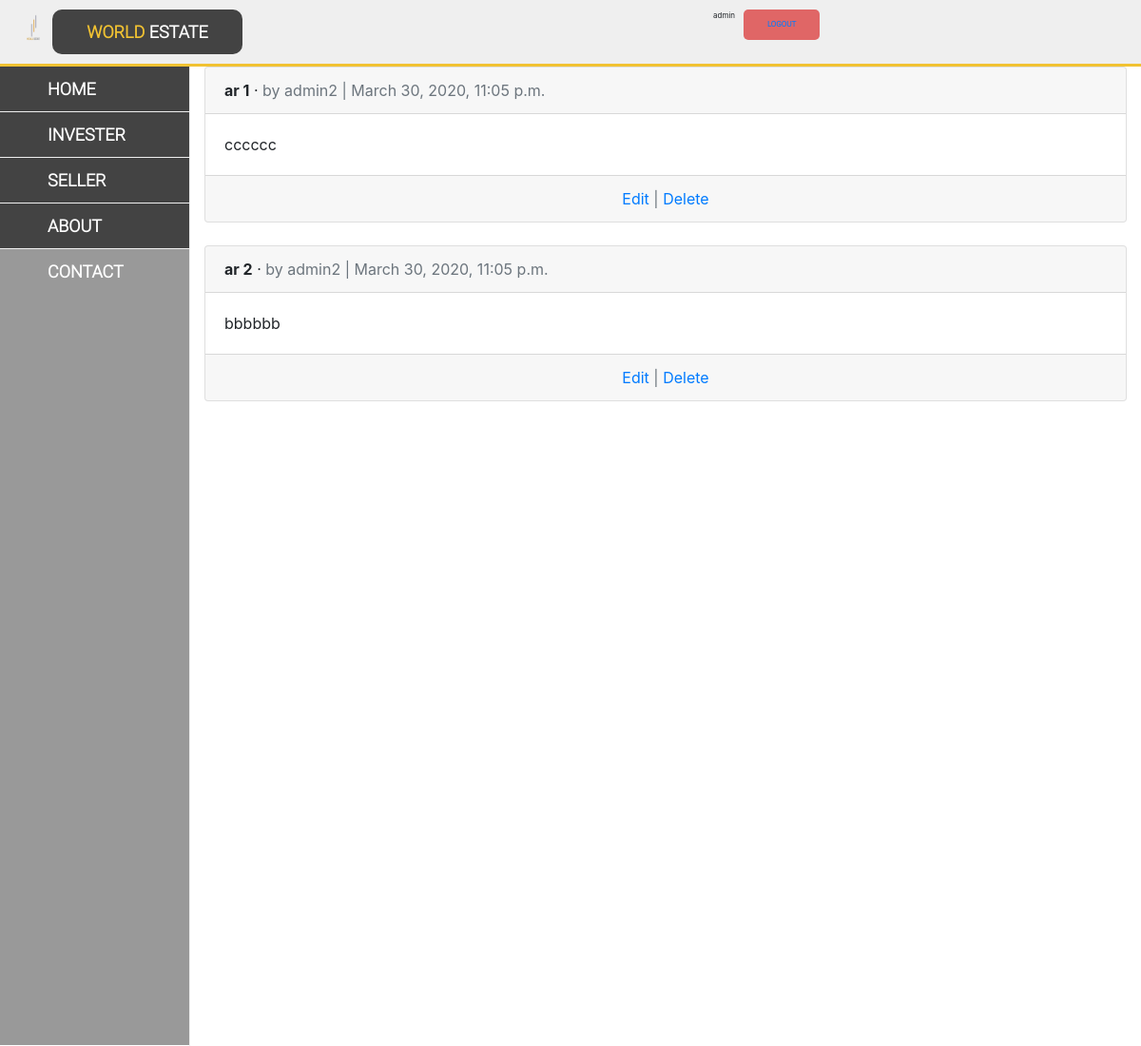
The page /articles/ (signed in) on the database its author committed.
### users/models.py (models this page shows)
class CustomUser(AbstractUser):
    nametitle = models.CharField(
        max_length=15,
        choices=[(tag.value, tag.name) for tag in NameTitleGroup.all()]
    )
    tel = models.CharField(max_length=10, null=True, blank=True, unique=True)
    idcard = models.CharField(max_length=13, null=True, blank=True, unique=True)
    def __str__(self):
        return self.username

### articles/models.py (models this page shows, shortened)
class Article(models.Model):
    title = models.CharField(max_length=255)
    body = models.TextField()
    date = models.DateTimeField(auto_now_add=True)
    author = models.ForeignKey(
        get_user_model(),
        on_delete=models.CASCADE,
    )

### articles/views.py (the view)
# urls.py: path('', ArticleListView.as_view(), name='article_list'),
class ArticleListView(LoginRequiredMixin, ListView): # new
    model = Article
    template_name = 'article_list.html'
    login_url = 'login' # new

### templates/article_list.html (shortened to what this page needs)
{% extends 'base.html' %}
{% block content %}
  {% for article in object_list %}
    <div class="card">
      <div class="card-header">
        <span class="font-weight-bold">{{ article.title }}</span> &middot;
        <span class="text-muted">by {{ article.author }} | {{ article.date }}</span>
      </div>
      <div class="card-body">
        {{ article.body }}
      </div>
      <div class="card-footer text-center text-muted">
        <a href="{% url 'article_edit' article.pk %}">Edit</a> |
        <a href="{% url 'article_delete' article.pk %}">Delete</a>
      </div>
    </div>
    <br />
  {% endfor %}
{% endblock content %}

### templates/navbar.html (shortened to what this page needs)
{% load static %}
<div class="container-grid">
    <div class="logo">
        <img src="{% static 'img/logo.png' %} " id="image_logo" width="40px" height="40px">
        <a href="#" id="logo_item">
            <span style="color: #f1c232ff;">
                WORLD
            </span>
            <span>
                ESTATE
            </span>
        </a>
    </div>
    <div class="user-topBar">
        <ul>
            <div class="A-TopBar">
                {% if user.is_authenticated %}
                <p>{{ user.username }}</p>
                <li>
                    <button id="A-TopBar3">
                       <a href="{% url 'logout' %}">Logout</a>
                    </button>
                </li>
            {% endif %}
        </ul>
    </div>
</div>
<div class="MenuAndContant">
    <div class="MenuAndContant-grid">
        <div class="MenuLeftNavbar" style="scrollbar-width: 20px;">
            <div id="Menu-Item">
                <div>
                    <a href="#" id="Menu_Left-item1">
                        <span>
                            HOME
                        </span>
                    </a>
                </div>
                <div>
                    <a href="#" id="Menu_Left-item">
                        <span>
                            INVESTER
                        </span>
                    </a>
                </div>
                <div>
                    <a href="#" id="Menu_Left-item">
                        <span>
                            SELLER
                        </span>
                    </a>
                </div>
                <div>
                    <a href="#" id="Menu_Left-item">
                        <span>
                            ABOUT
                        </span>
                    </a>
                </div>
            </div>
            <div class="Menu-Item-CONTACT">
                <div>
                    <a href="#" id="Menu-Item-CONTACT1">
                        <span>
                            CONTACT
                        </span>
                    </a>
                </div>
            </div>
        </div>

### pages/static/css/slyleContant.css (style rules this page uses)
* { margin: 0px; padding: 0px; box-sizing: border-box; }
.MenuAndContant { width: 100%; margin: 0 auto; }
.MenuAndContant-grid { display: grid; grid-template-columns: 200px 1fr; }
.MenuLeftNavbar { border: none; border-right: 1px solid #efefefff; }
#Menu_Left-item1 { position: relative; display: block; color: white; font-size: 18px; font-weight: bold; text-decoration: none; background-color: #434343ff; border-bottom: 1px solid #efefefff; padding: 10px 50px; font-family: "system"; }
#Menu_Left-item { position: relative; display: block; color: white; font-size: 18px; font-weight: bold; text-decoration: none; background-color: #434343ff; border-bottom: 1px solid #efefefff; padding: 10px 50px; font-family: "system"; }
#Menu-Item-CONTACT1 { position: relative; display: block; color: white; font-size: 18px; font-weight: bold; text-decoration: none; background-color: #999999ff; border-bottom: 1px solid white; padding: 10px 50px; font-family: "system"; padding-bottom: 800px; }

### pages/static/css/slyleTopBarUser.css (style rules this page uses)
* { margin: 0px; padding: 0px; box-sizing: border-box; }
.container-grid { display: grid; grid-template-columns: 1fr 1fr; grid-gap: 300px; background-color: #efefefff; border-bottom: 3px solid #f1c232ff; }
.logo { font-size: 28px; font-family: "system"; margin: 10px 15px; padding-right: 180px; box-sizing: border-box; display: grid; grid-template-columns: 40px 1fr; }
#image_logo { display: block; float: left; }
#logo_item { position: relative; display: block; color: white; font-size: 18px; text-decoration: none; background-color: #434343ff; padding: 10px 10px; font-family: "system"; font-weight: bold; text-align: center; border-radius: 10px; }
.user-topBar ul { display: grid; grid-template-columns: repeat(5, 1fr); justify-items: center; }
.user-topBar li { list-style: none; }
#A-TopBar3 { display: block; background-color: #e06666ff; margin-left: auto; margin-right: auto; box-sizing: border-box; text-align: center; text-decoration: none; text-transform: uppercase; font-family: "system"; cursor: pointer; border: none; padding-top: 10px; padding-bottom: 10px; border-radius: 5px; width: 80px; color: #ffffff; font-weight: bolder; }
.A-TopBar { display: grid; grid-template-columns: repeat(3, 1fr); grid-gap: 9px; margin-top: 10px; font-size: 8px; }

### rows shown on the page
CustomUser: username "admin"
Article: title "ar 1", author "admin2", date "March 30, 2020, 11:05 p.m.", body "cccccc"
Article: title "ar 2", author "admin2", date "March 30, 2020, 11:05 p.m.", body "bbbbbb"
